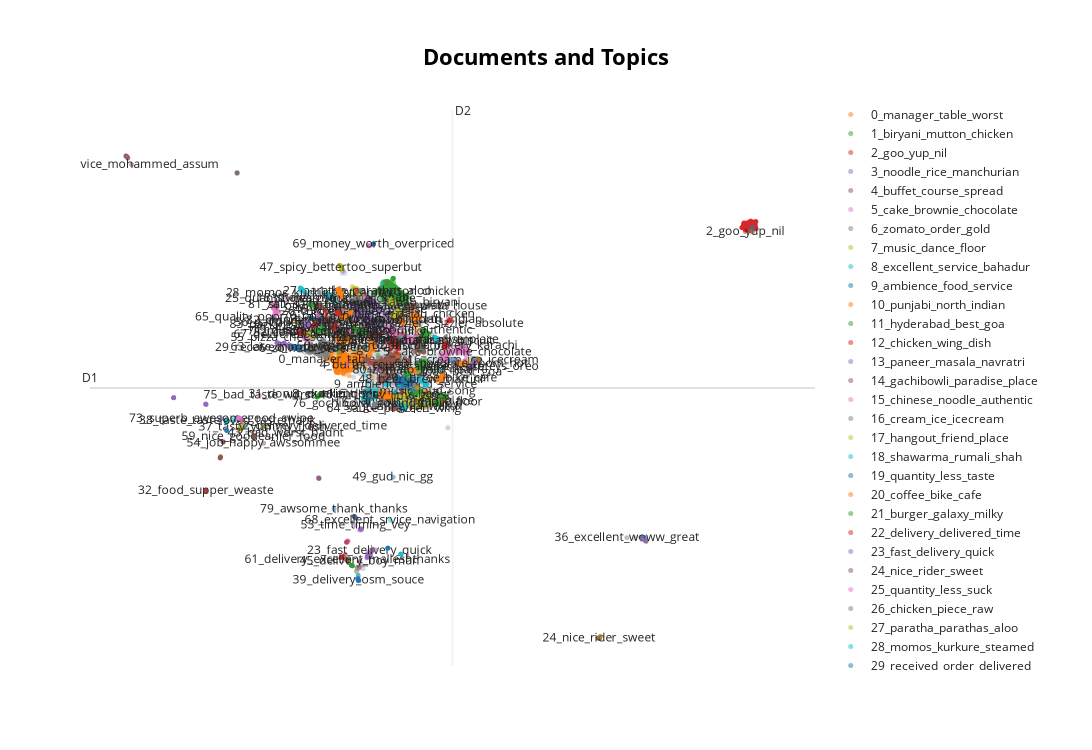

Write notebook code for a chart like this one.
### Markdown cell above
BERTopic default stack to generate and visualise the document-topic matrix:

### Code cell
topic_model.visualize_documents(docs)
